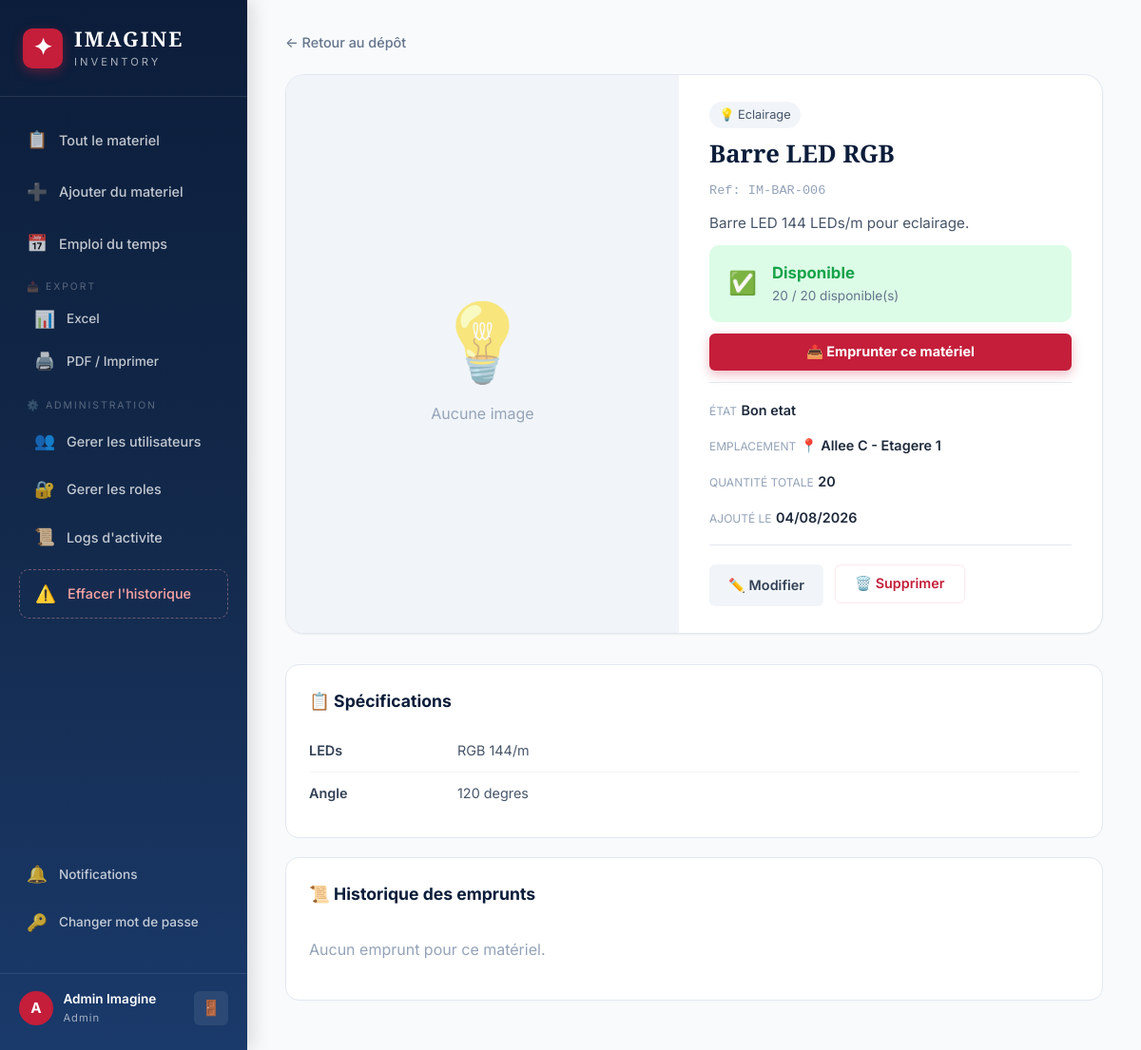
Before: /equipment/6 (signed in) with the older database file.
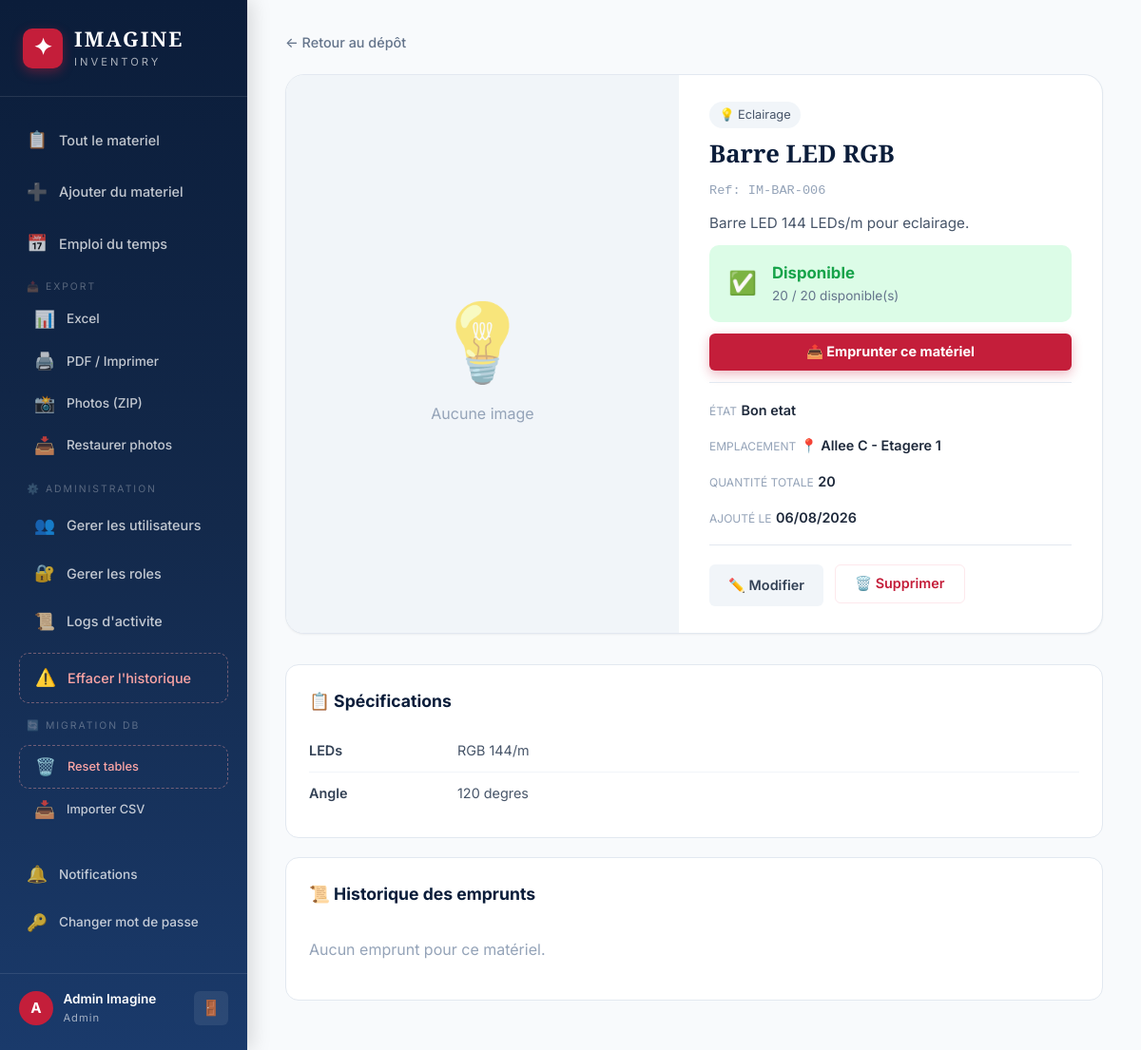
After: the same page with the newer database file.
### app.py (models this page shows, shortened)
class Equipment(db.Model):
    __tablename__ = 'equipment'
    id = db.Column(db.Integer, primary_key=True); name = db.Column(db.String(200), nullable=False)
    description = db.Column(db.Text, default=''); reference = db.Column(db.String(100), unique=True)
    category_id = db.Column(db.Integer, db.ForeignKey('categories.id'))
    total_quantity = db.Column(db.Integer, default=1); available_quantity = db.Column(db.Integer, default=1)
    specifications = db.Column(db.Text, default=''); condition = db.Column(db.String(50), default='Bon etat')
    location = db.Column(db.String(100), default='Depot principal'); created_at = db.Column(db.DateTime, default=tunisia_now)
    images = db.relationship('EquipmentImage', backref='equipment', lazy=True, cascade='all, delete-orphan')
    borrows = db.relationship('Borrow', backref='equipment', lazy=True)
    def all_images(self): return [img.filename for img in self.images]

### app.py (the view)
@app.route('/equipment/<int:eid>')
@login_required
def equipment_detail(eid):
    if is_pending_user(): flash('Votre compte est en attente de validation.','error'); return redirect(url_for('dashboard'))
    eq = db.session.get(Equipment, eid)
    if not eq: flash('Introuvable.','error'); return redirect(url_for('dashboard'))
    borrows = Borrow.query.filter_by(equipment_id=eid).order_by(Borrow.borrow_date.desc()).all()
    return render_template('equipment_detail.html', eq=eq, borrows=borrows, today=date.today())

### app.py (called while the page is built)
@login_manager.user_loader
def load_user(uid): return db.session.get(User, int(uid))

def is_pending_user():
    return not current_user.has_permission('borrow_equipment') and not current_user.has_permission('manage_equipment') and not current_user.has_permission('manage_users')

    def get_permissions(self):
        try: return json.loads(self.permissions) if self.permissions else []
        except: return []

    def has_permission(self, p): return p in self.get_permissions()

    def has_permission(self, perm):
        role = db.session.get(CustomRole, self.role_id) if self.role_id else None
        return role.has_permission(perm) if role else False

    @property
    def role_name(self):
        role = db.session.get(CustomRole, self.role_id) if self.role_id else None
        return role.name if role else 'Aucun role'

    @property
    def unread_notifications(self):
        return Notification.query.filter_by(user_id=self.id, read=False).count()

### templates/equipment_detail.html (shortened to what the changed rows need)
{% extends "base.html" %}
{% block content %}
<div class="detail-page">
    <div class="detail-hero">
        <div class="detail-info">
            <div class="detail-header">
                {% if eq.category %}
                <span class="detail-cat">{{ eq.category.icon }} {{ eq.category.name }}</span>
                {% endif %}
            </div>
            <h1 class="detail-name">{{ eq.name }}</h1>
            <p class="detail-ref">Ref: {{ eq.reference }}</p>
            {% if eq.description %}
            <p class="detail-desc">{{ eq.description }}</p>
            {% endif %}
            <div class="availability-box {% if eq.available_quantity > 0 %}available{% else %}unavailable{% endif %}">
                <div class="avail-icon">
                </div>
                <div class="avail-info">
                    <div class="avail-status">
                        {% if eq.available_quantity > 0 %}
                        Disponible
                        {% else %}
                        Indisponible
                        {% endif %}
                    </div>
                    <div class="avail-qty">
                        {{ eq.available_quantity }} / {{ eq.total_quantity }} disponible(s)
                    </div>
                </div>
            </div>
            {% if eq.available_quantity > 0 %}
            <button class="btn btn-accent btn-full" onclick="openDetailBorrow()">
                📤 Emprunter ce matériel
            </button>
            {% endif %}
            <div class="detail-meta-grid">
                <div class="meta-item">
                    <span class="meta-label">État</span>
                    <span class="meta-value">{{ eq.condition }}</span>
                </div>
                <div class="meta-item">
                    <span class="meta-label">Emplacement</span>
                    <span class="meta-value">📍 {{ eq.location }}</span>
                </div>
                <div class="meta-item">
                    <span class="meta-label">Quantité totale</span>
                    <span class="meta-value">{{ eq.total_quantity }}</span>
                </div>
                <div class="meta-item">
                    <span class="meta-label">Ajouté le</span>
                    <span class="meta-value">{{ eq.created_at.strftime('%d/%m/%Y') }}</span>
                </div>
            </div>
            <div class="detail-actions">
                <a href="{{ url_for('edit_equipment', eid=eq.id) }}" class="btn btn-secondary">
                </a>
                <form method="POST" action="{{ url_for('delete_equipment', eid=eq.id) }}"
                      onsubmit="return confirm('Supprimer definitivement {{ eq.name | escape }} ?')" style="display:inline">
                </form>
            </div>
        </div>
    </div>
    {% if eq.specifications %}
    <div class="detail-section">
        <h2>📋 Spécifications</h2>
    </div>
    {% endif %}
    <div class="detail-section">
        <div style="display:flex;justify-content:space-between;align-items:center;margin-bottom:1rem">
            <h2 style="margin:0">📜 Historique des emprunts</h2>
        </div>
    </div>
</div>
{% endblock %}

### templates/base.html (shortened to what the changed rows need)
<!DOCTYPE html>
<html lang="fr">
<head>
    <link rel="stylesheet" href="{{ url_for('static', filename='css/style.css') }}">
</head>
<body>
    {% if current_user.is_authenticated %}
    {% if current_user.has_permission('borrow_equipment') or current_user.has_permission('manage_equipment') or current_user.has_permission('manage_users') %}
    <aside class="sidebar" id="sidebar">
        <nav class="sidebar-nav">
            {% if current_user.has_permission('manage_equipment') %}
            <div style="margin:.25rem 0;padding:0 .5rem">
                {% if current_user.has_permission('manage_database') %}
                <a href="{{ url_for('export_photos_zip') }}" class="nav-item" style="font-size:.85rem;padding:.5rem 1rem">
                    <span class="nav-icon">📸</span><span>Photos (ZIP)</span>
                </a>
                <a href="{{ url_for('restore_photos') }}" class="nav-item" style="font-size:.85rem;padding:.5rem 1rem">
                    <span class="nav-icon">📥</span><span>Restaurer photos</span>
                </a>
                {% endif %}
            </div>
            {% endif %}
            {% if current_user.has_permission('manage_users') %}
            {% if current_user.has_permission('manage_database') %}
            <div style="margin:.25rem 0;padding:0 .5rem">
                <div style="font-size:.65rem;text-transform:uppercase;color:rgba(255,255,255,.3);letter-spacing:2px;padding:.25rem .5rem">🔄 Migration DB</div>
                <a href="{{ url_for('reset_all_tables') }}" class="nav-item nav-danger" style="font-size:.8rem;padding:.5rem 1rem">
                    <span class="nav-icon">🗑️</span><span>Reset tables</span>
                </a>
                <a href="{{ url_for('import_csv') }}" class="nav-item" style="font-size:.8rem;padding:.5rem 1rem">
                    <span class="nav-icon">📥</span><span>Importer CSV</span>
                </a>
            </div>
            {% endif %}
            {% endif %}
        </nav>
    </aside>
    {% endif %}
    {% endif %}
    <main class="main-content ">
        {% block content %}{% endblock %}
    </main>
</body>
</html>

Changed rows visible on the page:
changed Equipment "Barre LED RGB": created_at "04/08/2026" → "06/08/2026"
Other visible differences:
text now shown: "📸 Photos (ZIP) 📥 Restaurer photos 🔄 MIGRATION DB 🗑️ Reset tables 📥 Importer CSV"
